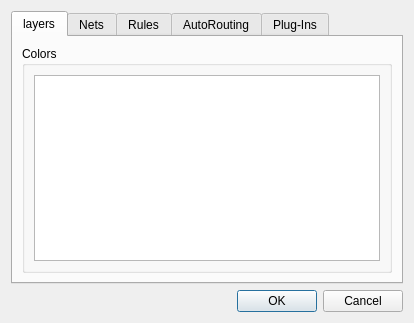
<?xml version="1.0" encoding="UTF-8"?>
<ui version="4.0">
 <class>preferences</class>
 <widget class="QDialog" name="preferences">
  <property name="geometry">
   <rect>
    <x>0</x>
    <y>0</y>
    <width>414</width>
    <height>323</height>
   </rect>
  </property>
  <property name="windowTitle">
   <string>Preferences</string>
  </property>
  <layout class="QGridLayout" name="gridLayout">
   <item row="1" column="0">
    <widget class="QDialogButtonBox" name="buttonBox">
     <property name="orientation">
      <enum>Qt::Horizontal</enum>
     </property>
     <property name="standardButtons">
      <set>QDialogButtonBox::Cancel|QDialogButtonBox::Ok</set>
     </property>
    </widget>
   </item>
   <item row="0" column="0">
    <widget class="QTabWidget" name="tabs">
     <property name="currentIndex">
      <number>0</number>
     </property>
     <widget class="QWidget" name="tab_5">
      <attribute name="title">
       <string>layers</string>
      </attribute>
      <layout class="QGridLayout" name="gridLayout_3">
       <item row="0" column="0">
        <widget class="QGroupBox" name="groupBox">
         <property name="title">
          <string>Colors</string>
         </property>
         <layout class="QGridLayout" name="gridLayout_2">
          <item row="0" column="0">
           <widget class="QListWidget" name="layerColors">
            <property name="sortingEnabled">
             <bool>true</bool>
            </property>
           </widget>
          </item>
         </layout>
        </widget>
       </item>
      </layout>
     </widget>
     <widget class="QWidget" name="tab_2">
      <attribute name="title">
       <string>Nets</string>
      </attribute>
     </widget>
     <widget class="QWidget" name="tab_3">
      <attribute name="title">
       <string>Rules</string>
      </attribute>
     </widget>
     <widget class="QWidget" name="tab_4">
      <attribute name="title">
       <string>AutoRouting</string>
      </attribute>
      <layout class="QGridLayout" name="gridLayout_5">
       <item row="0" column="0">
        <widget class="QGroupBox" name="groupBox_2">
         <property name="title">
          <string>Default Router</string>
         </property>
         <widget class="QComboBox" name="routerCombo">
          <property name="geometry">
           <rect>
            <x>30</x>
            <y>30</y>
            <width>331</width>
            <height>25</height>
           </rect>
          </property>
         </widget>
        </widget>
       </item>
       <item row="1" column="0">
        <widget class="QGroupBox" name="groupBox_3">
         <property name="title">
          <string>Default Post-Router</string>
         </property>
         <widget class="QComboBox" name="postRouterCombo">
          <property name="geometry">
           <rect>
            <x>30</x>
            <y>30</y>
            <width>331</width>
            <height>25</height>
           </rect>
          </property>
         </widget>
        </widget>
       </item>
      </layout>
     </widget>
     <widget class="QWidget" name="tab">
      <attribute name="title">
       <string>Plug-Ins</string>
      </attribute>
      <layout class="QGridLayout" name="gridLayout_4">
       <item row="0" column="0" colspan="2">
        <widget class="QTreeWidget" name="pluginTree">
         <column>
          <property name="text">
           <string notr="true">1</string>
          </property>
         </column>
        </widget>
       </item>
       <item row="1" column="0">
        <widget class="QPushButton" name="addPluginButton">
         <property name="maximumSize">
          <size>
           <width>1024</width>
           <height>24</height>
          </size>
         </property>
         <property name="text">
          <string>Load...</string>
         </property>
        </widget>
       </item>
       <item row="1" column="1">
        <widget class="QPushButton" name="removePluginButton">
         <property name="maximumSize">
          <size>
           <width>1024</width>
           <height>24</height>
          </size>
         </property>
         <property name="text">
          <string>Unload</string>
         </property>
        </widget>
       </item>
      </layout>
     </widget>
    </widget>
   </item>
  </layout>
 </widget>
 <resources/>
 <connections>
  <connection>
   <sender>buttonBox</sender>
   <signal>accepted()</signal>
   <receiver>preferences</receiver>
   <slot>accept()</slot>
   <hints>
    <hint type="sourcelabel">
     <x>248</x>
     <y>254</y>
    </hint>
    <hint type="destinationlabel">
     <x>157</x>
     <y>274</y>
    </hint>
   </hints>
  </connection>
  <connection>
   <sender>buttonBox</sender>
   <signal>rejected()</signal>
   <receiver>preferences</receiver>
   <slot>reject()</slot>
   <hints>
    <hint type="sourcelabel">
     <x>316</x>
     <y>260</y>
    </hint>
    <hint type="destinationlabel">
     <x>286</x>
     <y>274</y>
    </hint>
   </hints>
  </connection>
 </connections>
</ui>
